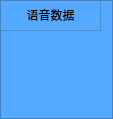
<?xml version="1.0" encoding="UTF-8"?>
<ui version="4.0">
 <class>Form</class>
 <widget class="QWidget" name="Form">
  <property name="geometry">
   <rect>
    <x>0</x>
    <y>0</y>
    <width>113</width>
    <height>119</height>
   </rect>
  </property>
  <property name="windowTitle">
   <string>Form</string>
  </property>
  <property name="styleSheet">
   <string notr="true">background-color: rgb(85, 170, 255);</string>
  </property>
  <layout class="QVBoxLayout" name="verticalLayout">
   <property name="spacing">
    <number>0</number>
   </property>
   <property name="leftMargin">
    <number>0</number>
   </property>
   <property name="topMargin">
    <number>0</number>
   </property>
   <property name="rightMargin">
    <number>0</number>
   </property>
   <property name="bottomMargin">
    <number>0</number>
   </property>
   <item>
    <widget class="BaseTable" name="tableWidget">
     <attribute name="horizontalHeaderVisible">
      <bool>false</bool>
     </attribute>
     <attribute name="verticalHeaderVisible">
      <bool>false</bool>
     </attribute>
     <attribute name="verticalHeaderHighlightSections">
      <bool>true</bool>
     </attribute>
     <row>
      <property name="text">
       <string/>
      </property>
     </row>
     <column>
      <property name="text">
       <string>新建列</string>
      </property>
     </column>
     <item row="0" column="0">
      <property name="text">
       <string>语音数据</string>
      </property>
      <property name="textAlignment">
       <set>AlignCenter</set>
      </property>
     </item>
    </widget>
   </item>
  </layout>
 </widget>
 <customwidgets>
  <customwidget>
   <class>BaseTable</class>
   <extends>QTableWidget</extends>
   <header>BaseElement</header>
  </customwidget>
 </customwidgets>
 <resources/>
 <connections/>
</ui>
